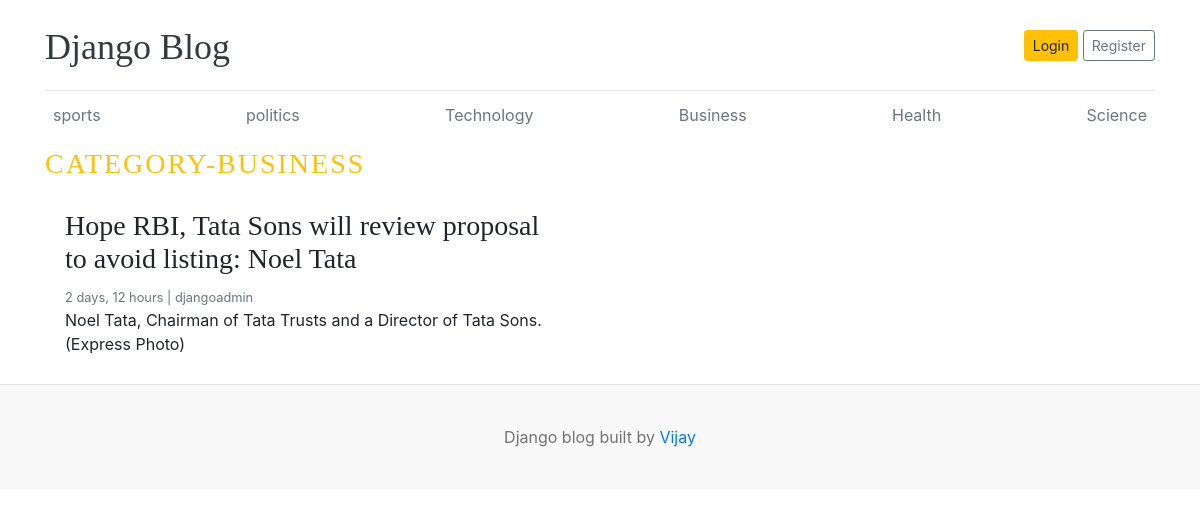
The app's page /category/4/ with its own data.
### blogs/models.py (models this page shows, shortened)
class Category(models.Model):
    category_name = models.CharField(max_length=50, unique=True)
    created_at = models.DateTimeField(auto_now_add=True)
    updated_at = models.DateTimeField(auto_now=True)
    class Meta:
        verbose_name_plural = 'categories'
    def __str__(self):
        return self.category_name

class Blog(models.Model):
    title = models.CharField(max_length=100)
    slug = models.SlugField(max_length=100)
    category = models.ForeignKey(Category, on_delete=models.CASCADE)
    author = models.ForeignKey(User, on_delete=models.CASCADE)
    featured_image = models.ImageField(upload_to='uploads/%Y/%m/%d')
    short_description = models.TextField(max_length=1000)
    blog_body = models.TextField(max_length=2000)
    status = models.CharField(max_length=20,choices=STATUS_CHOICES, default=0)
    is_featured = models.BooleanField(default=False)
    created_at = models.DateTimeField(auto_now_add=True)
    updated_at = models.DateTimeField(auto_now=True)

### blogs/views.py (the view)
# urls.py: path('<int:category_id>/', views.category_by_id, name='category_by_id'),
def category_by_id(request, category_id):
    posts = Blog.objects.filter(status = 'Published', category_id=category_id)
    category =  get_object_or_404(Category, id=category_id)
    context = {
        'posts': posts,
        'category': category,
    }
    return render(request, 'posts_by_category.html', context)

### blogs/context_processors.py (called while the page is built)
def get_categories(request):
    categories = Category.objects.all()
    return {'categories': categories}

### templates/posts_by_category.html (shortened to what this page needs)
{% extends 'base.html' %}
{% block content %}
  <h3 class="text-uppercase text-warning", style="letter-spacing: 2px;">Category-{{ category }}</h3>
  <div class="row mb-2">
    {% if posts %}
    {% for post in posts %}
    <div class="col-md-6">
      <div class="card border-0" >
        <div class="card-body">
          <h3>{{post.title}}</h3>
          <small class="mb-1 text-muted">{{post.created_at | timesince}} | {{ post.author }}</small>
          <p class="card-text">{{ post.short_description | truncatewords:20 }}</p>
        </div>
      </div>
    </div>
    {% endfor %}
    {% else %}
    <p>No posts available in this category.</p>
    {% endif %}
  </div>
</div>
{% endblock %}

### templates/base.html (shortened to what this page needs)
{% load static %}
<!DOCTYPE html>
<html lang="en">
<head>
    <link href="https://getbootstrap.com/docs/4.0/dist/css/bootstrap.min.css" rel="stylesheet">
    <link href="{% static 'css/blog.css' %}" rel="stylesheet">
  </head>
<body>
    <div class="container">
      <header class="blog-header py-3">
        <div class="row flex-nowrap justify-content-between align-items-center">
          <div class="col-8 pt-1">
            <a class="blog-header-logo text-dark" href="/">Django Blog</a>
          </div>
          <div class="col-4 d-flex justify-content-end align-items-center">
            <a class="btn btn-sm btn-warning" href="#">Login</a> &nbsp;
            <a class="btn btn-sm btn-outline-secondary" href="#">Register</a>
          </div>
        </div>
      </header>
      <div class="nav-scroller py-1 mb-2">
        <nav class="nav d-flex justify-content-between">
          {% for cat in categories %}
          <a class="p-2 text-muted" href="{% url 'category_by_id' cat.id %}">{{cat.category_name}}</a>
          {% endfor %}
        </nav>
      </div>
{% block content %}
{% endblock %}
 <footer class="blog-footer">
  <p>Django blog built by <a href="#">Vijay </a></p>
</footer>
</body>
</html>

### blog_main/static/css/blog.css (style rules this page uses)
.blog-header { border-bottom: 1px solid #e5e5e5; }
.blog-header-logo { font-family: "Playfair Display", Georgia, "Times New Roman", serif; font-size: 2.25rem; }
h1, h2, h3, h4, h5, h6 { font-family: "Playfair Display", Georgia, "Times New Roman", serif; }
.blog-footer { padding: 2.5rem 0; color: #727272; text-align: center; background-color: #f9f9f9; border-top: .05rem solid #e5e5e5; }
.blog-footer p:last-child { margin-bottom: 0; }

### records on screen
Category: category_name "sports"
Category: category_name "politics"
Category: category_name "Technology"
Category: category_name "Business", category_name "BUSINESS"
Category: category_name "Health"
Category: category_name "Science"
Blog: title "Hope RBI, Tata Sons will review proposal to avoid listing: Noel Tata", created_at "2 days, 12 hours", author "djangoadmin", short_description "Noel Tata, Chairman of Tata Trusts and a Director of Tata Sons. (Express Photo)"
